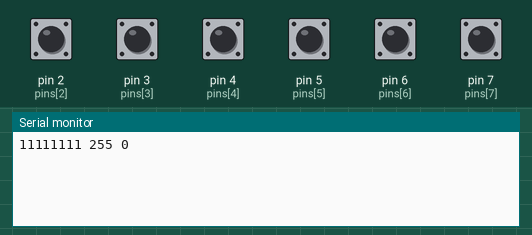
Bench run of a sketch on a simulated Arduino Uno, built with avr-gcc and run on an emulated ATmega328P. Parts: the last lines printed to the serial monitor. The inputs (shaded band) are chosen by the test bench; at power-on: pin 2 (pins[2]), pin 3 (pins[3]), pin 4 (pins[4]), pin 5 (pins[5]), pin 6 (pins[6]), pin 7 (pins[7]) HIGH.

Above: at 1.2 s.
1.3 s: pin 2 (pins[2]) pulled LOW for 0.15 s
At 2.3 s:
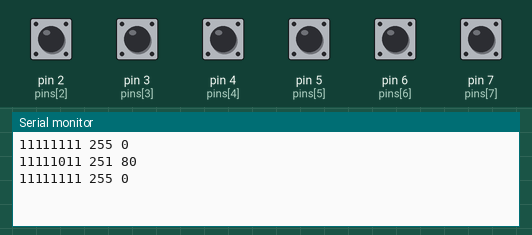
2.9 s: pin 3 (pins[3]) pulled LOW for 0.15 s
At 3.5 s:
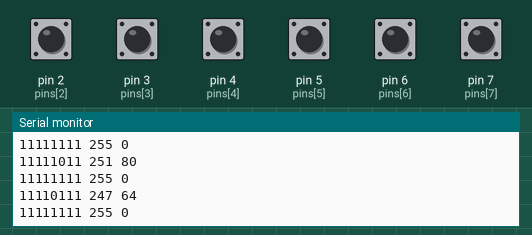
4.5 s: pin 4 (pins[4]) pulled LOW for 0.15 s
At 5.8 s:
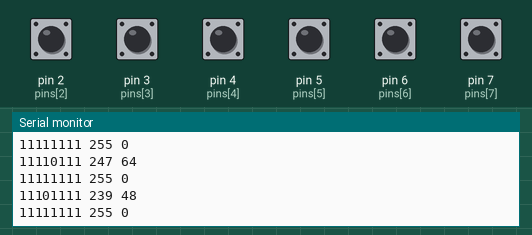
6.1 s: pin 5 (pins[5]) pulled LOW for 0.15 s
At 7.2 s:
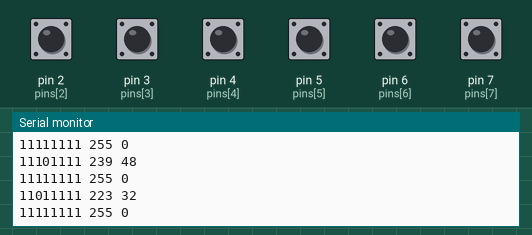
7.7 s: pin 6 (pins[6]) pulled LOW for 0.15 s
At 8.4 s:
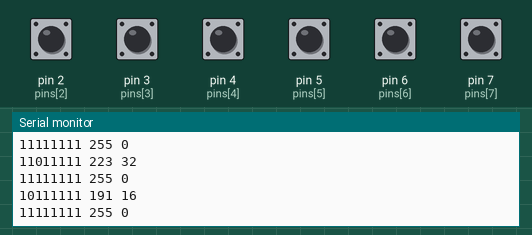
9.3 s: pin 7 (pins[7]) pulled LOW for 0.15 s
At 10.8 s:
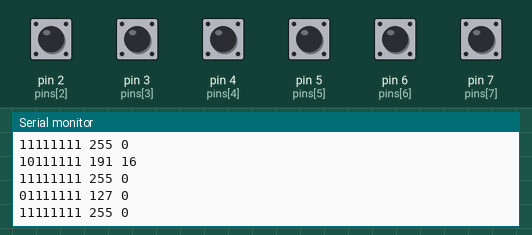
Timing chart, 0 to 11.9 s (numbered marks = the images above; inputs shaded):
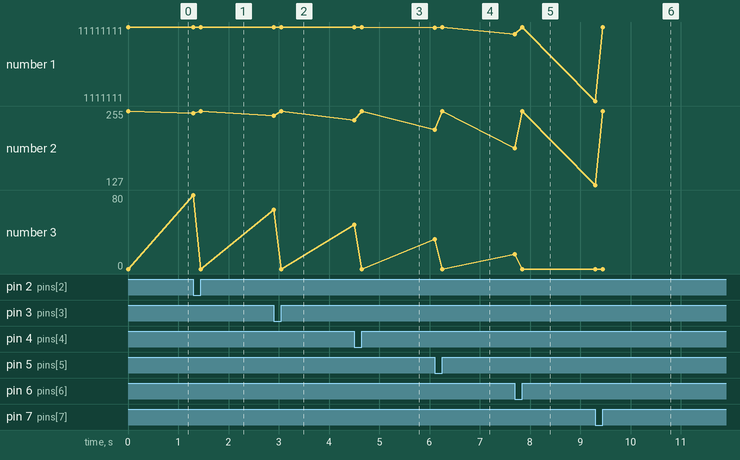

The sketch:

Bourns_Encoder.ino
```cpp
/**
 * Read a Bourns Encoder.
 *
 * Orient the notch at the top. Connect the middle pin on either side of knob to ground.
 * Connect the remaining pins in order counter-clockwise from the top left pin to the
 * sequence of Arduino pins defined in pins[] below.
 *
 * See https://www.sparkfun.com/products/15036 and
 * https://d3s5r33r268y59.cloudfront.net/datasheets/8759/2017-01-15-20-12-11/ace.pdf
 */

const int pins[] = {0, 1, 2, 3, 4, 5, 6, 7};
uint8_t state = 0;
uint8_t previous_state = 0;

// position2encoding from the data sheet...
//  127,63,62,58,56,184,152,24,
//  8,72,73,77,79,15,47,175,
//  191,159,31,29,28,92,76,12,
//  4,36,164,166,167,135,151,215,
//  223,207,143,142,14,46,38,6,
//  2,18,82,83,211,192,203,235,
//  239,231,199,71,7,23,19,3,
//  1,9,41,169,233,225,229,245,
//  247,243,227,162,131,139,137,129,
//  128,132,148,212,244,240,242,250,
//  251,249,241,209,193,197,196,192,
//  64,66,74,106,122,120,121,125,
//  253,252,248,232,224,226,98,96,
//  32,33,37,53,61,60,188,190,
//  254,126,124,116,112,113,49,48,
//  16,114,146,154,158,30,94,95

const uint8_t encoding2position[256] = {
  0,56,40,55,24,0,39,52,8,57,0,0,23,0,36,13,120,0,41,54,0,0,0,53,7,0,0,0,20,19,125,18,104,105,0,0,25,106,38,0,0,58,0,0,0,0,37,14,119,118,0,0,0,107,0,0,4,0,3,0,109,108,
  2,1,88,0,89,0,0,0,0,51,9,10,90,0,22,11,0,12,0,0,42,43,0,0,0,0,0,0,0,0,21,0,126,127,103,0,102,0,0,0,0,0,0,0,91,0,0,0,0,0,116,117,121,0,115,0,0,0,93,94,92,0,114,95,113,
  0,72,71,0,68,73,0,0,29,0,70,0,69,0,0,35,34,0,0,122,0,74,0,0,30,6,0,123,0,0,0,124,17,0,0,67,0,26,0,27,28,0,59,0,0,0,0,0,15,0,0,0,0,0,0,0,0,5,0,0,0,110,0,111,16,45,84,
  0,0,86,85,0,50,0,0,0,46,0,0,0,33,0,83,0,44,75,0,0,31,0,0,0,0,0,0,0,32,100,61,101,66,0,62,0,49,99,60,0,47,0,0,0,48,77,82,78,65,76,63,0,64,98,81,79,80,97,96,112,0
};

// Since Serial.print(state, BIN) doesn't include leading zeros, write a custom print function.
void printBinary(uint8_t theByte) {
  for (int8_t i = 7; i >= 0; i--)
    Serial.write(bitRead(theByte, i) ? '1' : '0');
}

void setup() {
  for (int i = 0; i < 8; i++) { pinMode(pins[i], INPUT_PULLUP); }
  Serial.begin(9600);
}

void loop() {

  state = 0;
  for (int i = 0; i < 8; i++) { bitWrite(state, i, digitalRead(pins[i])); }

  if (state != previous_state) {
    printBinary(state);
    Serial.print(" ");
    Serial.print(state, DEC);
    Serial.print(" ");
    Serial.println(encoding2position[state], DEC);

    previous_state = state;
    delay(20); // debounce
  }
}
```

Measured:
- after the input at 1.3 s, the serial monitor: prints a new line at once (image 1)
- after the input at 2.9 s, the serial monitor: prints a new line at once (image 2)
- after the input at 4.5 s, the serial monitor: prints a new line at once (image 3)
- after the input at 6.1 s, the serial monitor: prints a new line at once (image 4)
- after the input at 7.7 s, the serial monitor: prints a new line at once (image 5)
- after the input at 9.3 s, the serial monitor: prints a new line at once (image 6)
